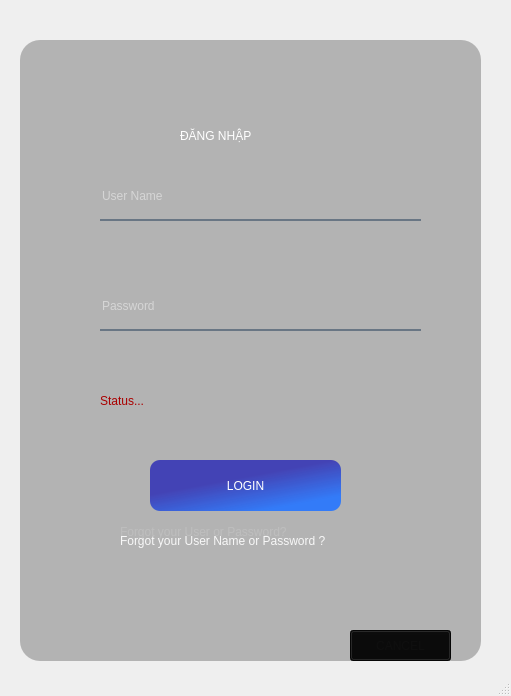
<?xml version="1.0" encoding="UTF-8"?>
<ui version="4.0">
 <class>MainWindow</class>
 <widget class="QMainWindow" name="MainWindow">
  <property name="geometry">
   <rect>
    <x>0</x>
    <y>0</y>
    <width>511</width>
    <height>696</height>
   </rect>
  </property>
  <property name="minimumSize">
   <size>
    <width>511</width>
    <height>696</height>
   </size>
  </property>
  <property name="maximumSize">
   <size>
    <width>511</width>
    <height>722</height>
   </size>
  </property>
  <property name="windowTitle">
   <string>MainWindow</string>
  </property>
  <widget class="QWidget" name="centralwidget">
   <widget class="QLabel" name="label_7">
    <property name="geometry">
     <rect>
      <x>120</x>
      <y>511</y>
      <width>231</width>
      <height>41</height>
     </rect>
    </property>
    <property name="styleSheet">
     <string notr="true">font: 10pt &quot;Segoe UI&quot;;
color:rgba(255,255,255,230);</string>
    </property>
    <property name="text">
     <string>Forgot your User or Password?</string>
    </property>
   </widget>
   <widget class="QLabel" name="label_6">
    <property name="geometry">
     <rect>
      <x>0</x>
      <y>0</y>
      <width>511</width>
      <height>671</height>
     </rect>
    </property>
    <property name="styleSheet">
     <string notr="true">
border-image: url(:/New folder/login.png);
background-image: url(:/login.png);
border-radius:20px;</string>
    </property>
    <property name="text">
     <string/>
    </property>
   </widget>
   <widget class="QLabel" name="label_8">
    <property name="geometry">
     <rect>
      <x>20</x>
      <y>40</y>
      <width>461</width>
      <height>621</height>
     </rect>
    </property>
    <property name="styleSheet">
     <string notr="true">
background-color: qlineargradient(spread:pad, x1:0, y1:0.02, x2:1, y2:0.97, stop:1 rgba(0, 0, 0, 64));
border-radius:20px;</string>
    </property>
    <property name="text">
     <string/>
    </property>
   </widget>
   <widget class="QPushButton" name="login">
    <property name="geometry">
     <rect>
      <x>150</x>
      <y>460</y>
      <width>191</width>
      <height>51</height>
     </rect>
    </property>
    <property name="styleSheet">
     <string notr="true">

QPushButton{
background-color: qlineargradient(spread:pad, x1:0.521, y1:0.318409, x2:1, y2:1, stop:0 rgba(60, 60, 181, 239), stop:0.712329 rgba(51, 123, 248, 255));
font: 12pt &quot;Segoe UI&quot;;
border-radius:10px;
color: rgb(255, 255, 255);
}
QPushButton:hover{
	background-color: rgb(255, 255, 255);
	color: rgb(34, 34, 34);
font: 900 10pt &quot;Segoe UI&quot;;
border-radius:10px;
}
QPushButton:pressed{
   
	background-color: rgb(37, 95, 255);
}</string>
    </property>
    <property name="text">
     <string>LOGIN</string>
    </property>
   </widget>
   <widget class="QLineEdit" name="password">
    <property name="geometry">
     <rect>
      <x>100</x>
      <y>290</y>
      <width>321</width>
      <height>41</height>
     </rect>
    </property>
    <property name="styleSheet">
     <string notr="true">background-color:rgba(0,0,0,0);
border:none;
border-bottom:2px solid rgba(105,118,132,255);
color:rgba(255,255,255,230);
padding-bottom:7px;
font: 14pt &quot;Segoe UI&quot;;</string>
    </property>
    <property name="placeholderText">
     <string>Password</string>
    </property>
   </widget>
   <widget class="QLineEdit" name="username">
    <property name="geometry">
     <rect>
      <x>100</x>
      <y>180</y>
      <width>321</width>
      <height>41</height>
     </rect>
    </property>
    <property name="styleSheet">
     <string notr="true">background-color:rgba(0,0,0,0);
border:none;
border-bottom:2px solid rgba(105,118,132,255);
color:rgba(255,255,255,230);
padding-bottom:7px;
font: 14pt &quot;Segoe UI&quot;;</string>
    </property>
    <property name="placeholderText">
     <string>User Name</string>
    </property>
   </widget>
   <widget class="QLabel" name="errorAcc">
    <property name="geometry">
     <rect>
      <x>100</x>
      <y>230</y>
      <width>221</width>
      <height>22</height>
     </rect>
    </property>
    <property name="styleSheet">
     <string notr="true">color: rgb(170, 0, 0);
font: 12pt &quot;Segoe UI&quot;;</string>
    </property>
    <property name="text">
     <string/>
    </property>
   </widget>
   <widget class="QLabel" name="label_4">
    <property name="geometry">
     <rect>
      <x>100</x>
      <y>330</y>
      <width>251</width>
      <height>22</height>
     </rect>
    </property>
    <property name="styleSheet">
     <string notr="true">color: rgb(170, 0, 0);
font: 12pt &quot;Segoe UI&quot;;</string>
    </property>
    <property name="text">
     <string/>
    </property>
   </widget>
   <widget class="QLabel" name="label_5">
    <property name="geometry">
     <rect>
      <x>100</x>
      <y>390</y>
      <width>321</width>
      <height>22</height>
     </rect>
    </property>
    <property name="styleSheet">
     <string notr="true">font: 12pt &quot;Segoe UI&quot;;
color: rgb(170, 0, 0);</string>
    </property>
    <property name="text">
     <string>Status...</string>
    </property>
   </widget>
   <widget class="QLabel" name="label_3">
    <property name="geometry">
     <rect>
      <x>180</x>
      <y>120</y>
      <width>171</width>
      <height>31</height>
     </rect>
    </property>
    <property name="styleSheet">
     <string notr="true">color: rgb(255, 255, 255);
font: 16pt &quot;Segoe UI&quot;;</string>
    </property>
    <property name="text">
     <string>ĐĂNG NHẬP</string>
    </property>
   </widget>
   <widget class="QPushButton" name="exit">
    <property name="geometry">
     <rect>
      <x>350</x>
      <y>630</y>
      <width>101</width>
      <height>31</height>
     </rect>
    </property>
    <property name="styleSheet">
     <string notr="true">background-color: rgb(8, 8, 8);
color: rgb(15, 15, 15);</string>
    </property>
    <property name="text">
     <string>CANCEL</string>
    </property>
   </widget>
   <widget class="QLabel" name="label_9">
    <property name="geometry">
     <rect>
      <x>120</x>
      <y>530</y>
      <width>271</width>
      <height>22</height>
     </rect>
    </property>
    <property name="styleSheet">
     <string notr="true">color:rgba(255,255,255,230);</string>
    </property>
    <property name="text">
     <string>Forgot your User Name or Password ?</string>
    </property>
   </widget>
   <widget class="QLabel" name="label_2">
    <property name="geometry">
     <rect>
      <x>200</x>
      <y>10</y>
      <width>101</width>
      <height>101</height>
     </rect>
    </property>
    <property name="styleSheet">
     <string notr="true">border-image: url(:/New folder/user.png);</string>
    </property>
    <property name="text">
     <string/>
    </property>
   </widget>
   <widget class="QLabel" name="label">
    <property name="geometry">
     <rect>
      <x>170</x>
      <y>580</y>
      <width>31</width>
      <height>31</height>
     </rect>
    </property>
    <property name="styleSheet">
     <string notr="true">border-image: url(:/New folder/facebook.png);</string>
    </property>
    <property name="text">
     <string/>
    </property>
   </widget>
   <widget class="QLabel" name="label_10">
    <property name="geometry">
     <rect>
      <x>220</x>
      <y>580</y>
      <width>31</width>
      <height>31</height>
     </rect>
    </property>
    <property name="styleSheet">
     <string notr="true">border-image: url(:/New folder/google.png);</string>
    </property>
    <property name="text">
     <string/>
    </property>
   </widget>
   <widget class="QLabel" name="label_11">
    <property name="geometry">
     <rect>
      <x>260</x>
      <y>580</y>
      <width>41</width>
      <height>31</height>
     </rect>
    </property>
    <property name="styleSheet">
     <string notr="true">border-image: url(:/New folder/twitter.png);</string>
    </property>
    <property name="text">
     <string/>
    </property>
   </widget>
  </widget>
  <widget class="QStatusBar" name="statusbar"/>
 </widget>
 <resources/>
 <connections/>
</ui>
